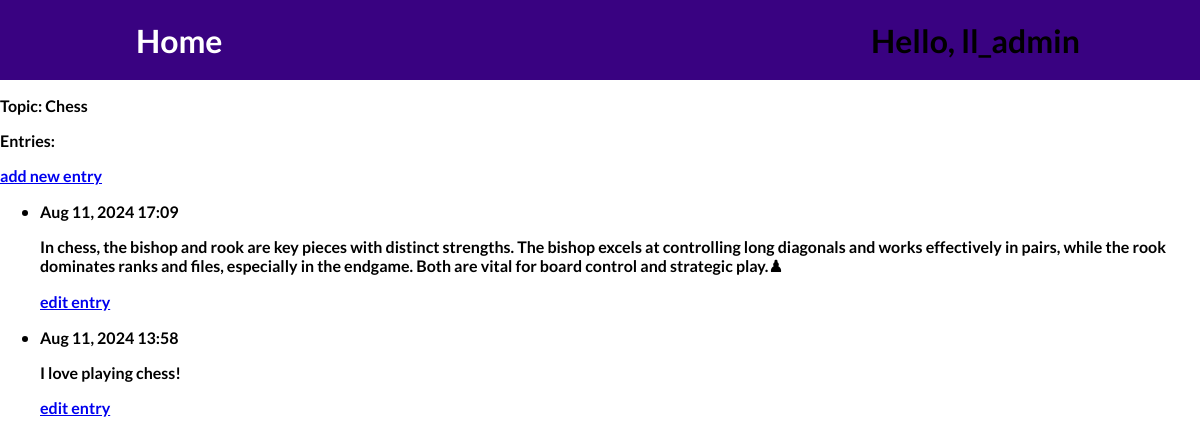
Page /topic/1 (signed in) on the committed database.
### learning_logs/models.py (models this page shows, shortened)
class Topic(models.Model):
    text = models.CharField(max_length = 200)
    date_added = models.DateTimeField(auto_now_add = True)
    owner = models.ForeignKey(User, on_delete=models.CASCADE)
    def __str__(self):
        return self.text

class Entry(models.Model):
    topic = models.ForeignKey(Topic, on_delete=models.CASCADE)
    text = models.TextField()
    date_added = models.DateTimeField(auto_now_add=True)
    class Meta:
        verbose_name_plural = 'entries'

### learning_logs/views.py (the view)
# urls.py: path('topic/<int:id>', views.topic, name='topic'),
@login_required
def topic(request, id):
  topic = Topic.objects.get(id=id)
  if topic.owner != request.user:
    raise Http404
  entries = topic.entry_set.order_by('-date_added')
  context = {'topic': topic, 'entries': entries}
  return render(request, 'learning_logs/topic.html', context)

### learning_logs/templates/learning_logs/topic.html
{% extends "learning_logs/base.html" %} {% block content %}
<p>Topic: {{ topic }}</p>
<p>Entries:</p>
<p>
  <a href="{% url 'new_entry' topic.id %}">add new entry</a>
</p>
<ul>
  {% for entry in entries%}
  <li>
    <p>{{ entry.date_added|date:'M d, Y H:i' }}</p>
    <p>{{ entry.text|linebreaks}}</p>
    <p>
      <a href="{% url 'edit_entry' entry.id %}">edit entry</a>
    </p>
  </li>
  {% empty %}
  <li>There are no entries for this topic yet.</li>
  {% endfor %}
</ul>
{%endblock %}

### learning_logs/templates/learning_logs/base.html (shortened to what this page needs)
{% load static %}
<!DOCTYPE html>
<html lang="en">
  <head>
    <link rel="stylesheet" href="{% static 'style.css' %}" />
  </head>
  <body>
    <header id="main-navigation">
      <h1><a href="{% url 'index' %}">Home</a><h1>
        <nav>
            {% if user.is_authenticated%}
            <p>Hello, {{ user.username}}</p>
            <a href="{% url 'logout' %}">Log out</a>
            {% else %}
            <a href="{% url 'signup' %}">Register</a>
            <a href="{% url 'login' %}">Log in</a>
            {% endif %}
      </header>
    {% block content %}
    {% endblock %}
  </body>
</html>

### static/style.css (style rules this page uses)
* { box-sizing: border-box; }
html { font-family: "Open Sans", "Lato", sans-serif; }
body { margin: 0; }
h1, h2, h3, p { font-family: "Lato", sans-serif; font-weight: bold; }
#main-navigation { width: 100%; height: 5rem; display: flex; justify-content: space-between; align-items: center; padding: 0 10%; background: #390281; }
#main-navigation a { text-decoration: none; color: white; font-weight: bold; margin-left: 1rem; }

### rows in the picture
Topic: text "Chess"
Entry: date_added "Aug 11, 2024 17:09", text "In chess, the bishop and rook are key pieces with distinct strengths. The bishop excels at controlling long diagonals and works effectively in pairs, while the rook dominates ranks and files, especially in the endgame. Both are vital for board control and strategic play.♟"
Entry: date_added "Aug 11, 2024 13:58", text "I love playing chess!"

### other values in the picture
{{ user.username }} "ll_admin"
